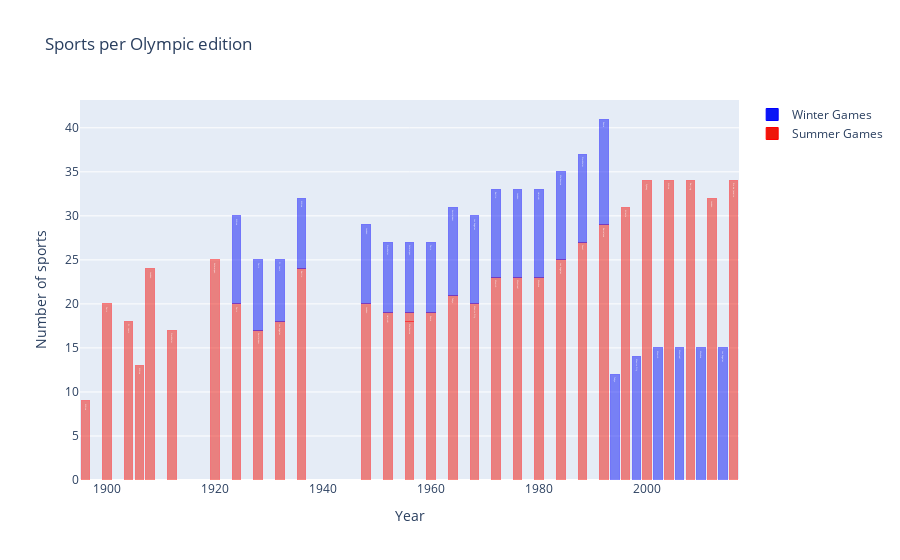

The notebook cell saved with this chart:
### Code cell
# 동계하계올림픽 종목 수
dfS = df[df['Season']=='Summer']; dfW = df[df['Season']=='Winter']

traceS = go.Bar(
    x = dfS['Year'],y = dfS['Sports'],
    name="Summer Games",
     marker=dict(
                color='rgb(238,23,11)',
                line=dict(
                    color='red',
                    width=1),
                opacity=0.5,
            ),
    text= dfS['City'],
)
traceW = go.Bar(
    x = dfW['Year'],y = dfW['Sports'],
    name="Winter Games",
    marker=dict(
                color='rgb(11,23,245)',
                line=dict(
                    color='blue',
                    width=1),
                opacity=0.5,
            ),
    text=dfS['City']
)

data = [traceS, traceW]
layout = dict(title = 'Sports per Olympic edition',
          xaxis = dict(title = 'Year', showticklabels=True), 
          yaxis = dict(title = 'Number of sports'),
          hovermode = 'closest',
          barmode='stack'
         )
fig = dict(data=data, layout=layout)
iplot(fig, filename='events-sports1')

img = Image.open('sports_per_olympic_edition(bar).png')
display(img)

### Figure 1 — Plotly figure (JSON) as saved in the notebook; plotly's stock layout.template omitted (floating-point values rounded to 4 significant figures)
{"data": [{"marker": {"color": "rgb(238,23,11)", "line": {"color": "red", "width": 1}, "opacity": 0.5}, "name": "Summer Games", "text": ["Athina", "Paris", "St. Louis", "Athina", "London", "Stockholm", "Antwerpen", "Paris", "Amsterdam", "Los Angeles", "Berlin", "London", "Helsinki", "Melbourne", "Stockholm", "Roma", "Tokyo", "Mexico City", "Munich", "Montreal", "Moskva", "Los Angeles", "Seoul", "Barcelona", "Atlanta", "Sydney", "Athina", "Beijing", "London", "Rio de Janeiro"], "type": "bar", "x": [1896, 1900, 1904, 1906, 1908, 1912, 1920, 1924, 1928, 1932, 1936, 1948, 1952, 1956, 1956, 1960, 1964, 1968, 1972, 1976, 1980, 1984, 1988, 1992, 1996, 2000, 2004, 2008, 2012, 2016], "y": [9, 20, 18, 13, 24, 17, 25, 20, 17, 18, 24, 20, 19, 18, 1, 19, 21, 20, 23, 23, 23, 25, 27, 29, 31, 34, 34, 34, 32, 34]}, {"marker": {"color": "rgb(11,23,245)", "line": {"color": "blue", "width": 1}, "opacity": 0.5}, "name": "Winter Games", "text": ["Athina", "Paris", "St. Louis", "Athina", "London", "Stockholm", "Antwerpen", "Paris", "Amsterdam", "Los Angeles", "Berlin", "London", "Helsinki", "Melbourne", "Stockholm", "Roma", "Tokyo", "Mexico City", "Munich", "Montreal", "Moskva", "Los Angeles", "Seoul", "Barcelona", "Atlanta", "Sydney", "Athina", "Beijing", "London", "Rio de Janeiro"], "type": "bar", "x": [1924, 1928, 1932, 1936, 1948, 1952, 1956, 1960, 1964, 1968, 1972, 1976, 1980, 1984, 1988, 1992, 1994, 1998, 2002, 2006, 2010, 2014], "y": [10, 8, 7, 8, 9, 8, 8, 8, 10, 10, 10, 10, 10, 10, 10, 12, 12, 14, 15, 15, 15, 15]}], "layout": {"barmode": "stack", "hovermode": "closest", "title": {"text": "Sports per Olympic edition"}, "xaxis": {"showticklabels": true, "title": {"text": "Year"}}, "yaxis": {"title": {"text": "Number of sports"}}}}
